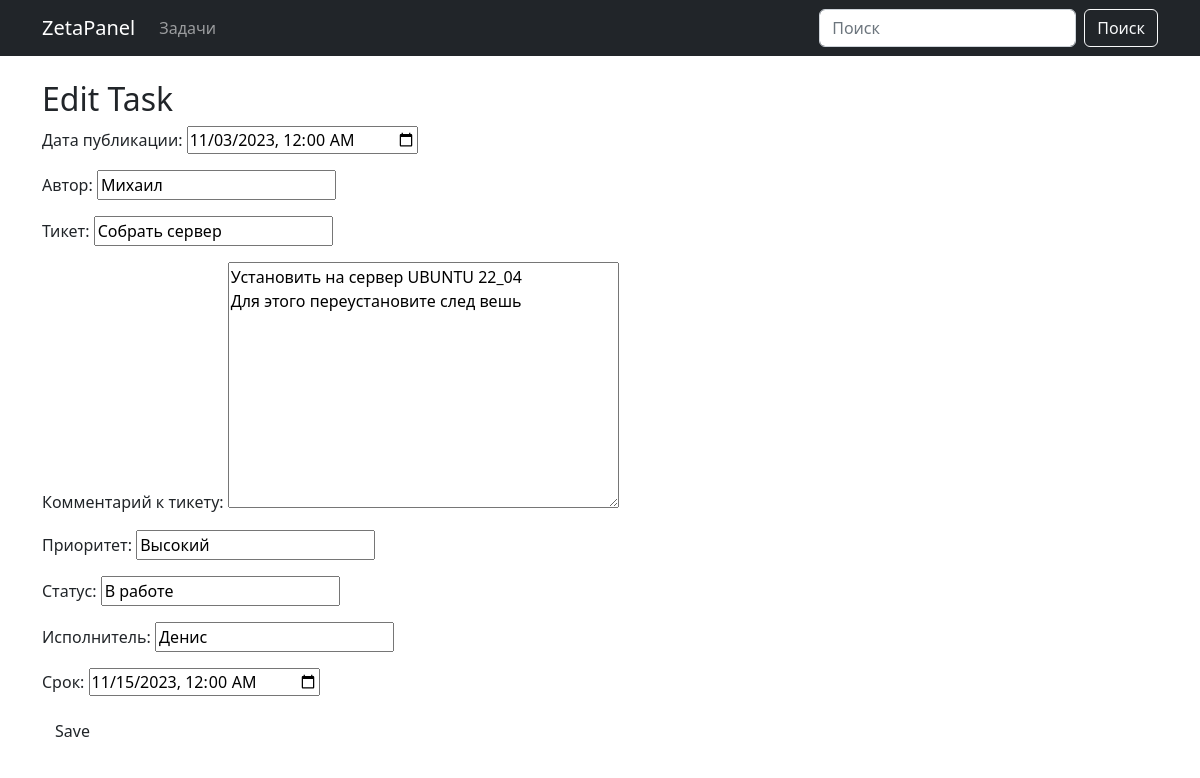
The app's page /tasks/1/edit/ with its own data.
### task/models.py (models this page shows, shortened)
class Task(models.Model):
    date = models.DateField("Дата публикации")
    author = models.CharField("Автор", max_length=200)
    ticket = models.CharField("Тикет", max_length=200)
    ticket_comment = models.TextField("Комментарий к тикету", blank=True, null=True)
    priority = models.CharField("Приоритет", max_length=200)
    status = models.CharField("Статус", max_length=200)
    executor = models.CharField("Исполнитель", max_length=200)
    deadline = models.DateField("Срок", blank=True, null=True)
    class Meta:
        verbose_name = "Задача"
        verbose_name_plural = "Задачи"
        ordering = ['-id']  # Пример сортировки по умолчанию

### task/views.py (the view)
# urls.py: path('<int:pk>/edit/', views.task_edit, name='task_edit'),
def task_edit(request, pk):
    task = get_object_or_404(Task, pk=pk)
    if request.method == "POST":
        form = TaskForm(request.POST, instance=task)
        if form.is_valid():
            form.save()
            return redirect('task_list')
    else:
        form = TaskForm(instance=task)
    return render(request, 'task_edit.html', {'form': form})

### task/forms.py
class TaskForm(forms.ModelForm):
    class Meta:
        model = Task
        widgets = {
            'date': forms.DateTimeInput(attrs={'type': 'datetime-local'}, format='%Y-%m-%dT%H:%M'),
            'deadline': forms.DateTimeInput(attrs={'type': 'datetime-local'}, format='%Y-%m-%dT%H:%M'),
        }
        fields = ['date', 'author', 'ticket', 'ticket_comment', 'priority', 'status', 'executor', 'deadline']
    def __init__(self, *args, **kwargs):
        super(TaskForm, self).__init__(*args, **kwargs)
        self.fields['date'].input_formats = ['%Y-%m-%dT%H:%M']
        if self.fields.get('deadline'):
            self.fields['deadline'].input_formats = ['%Y-%m-%dT%H:%M']

### task/templates/task_edit.html (shortened to what this page needs)
{% extends "base.html" %}
{% block content %}
    <h2>{% if form.instance.pk %}Edit{% else %}New{% endif %} Task</h2>
    <form method="post" class="col s12">
        {{ form.as_p }}
        <button class="btn waves-effect waves-light" type="submit">Save</button>
    </form>
{% endblock %}

### records on screen
Task: date "11/03/2023 00:00", author "Михаил", ticket "Собрать сервер", ticket_comment "Установить на сервер UBUNTU 22_04 Для этого переустановите след вешь", priority "Высокий", status "В работе", executor "Денис", deadline "11/15/2023 00:00"
